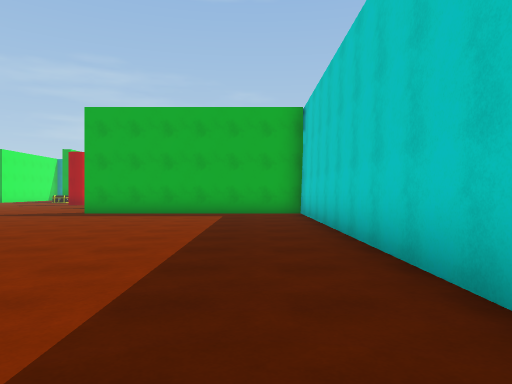
view 1 (above)

21 first-person views from a walk through a scene from a Unity 3-D project. The camera is 1.3 m above the floor, looks level and sees 70° across. The floor is counted in squares, 2 m on a side. Each view is taken from the middle of a square. On the plan, view 1 faces up. The plan holds only what a view shows up to about 11 squares ahead; the rest is blank. The player character is not drawn. Some animated figures are left out.

view 2
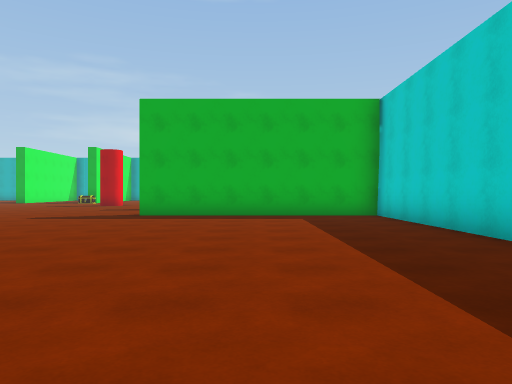

view 3
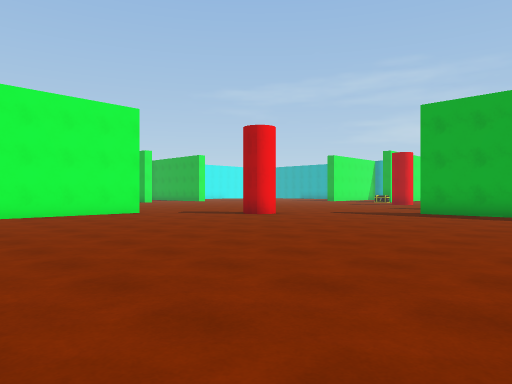

view 4
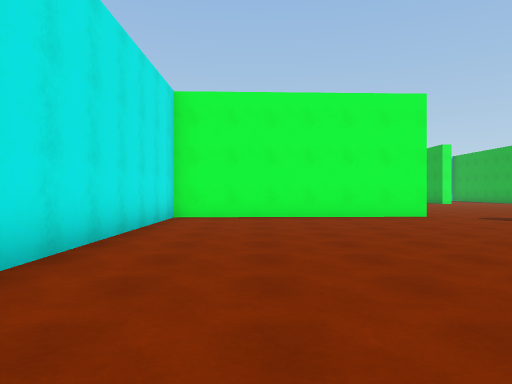

view 5
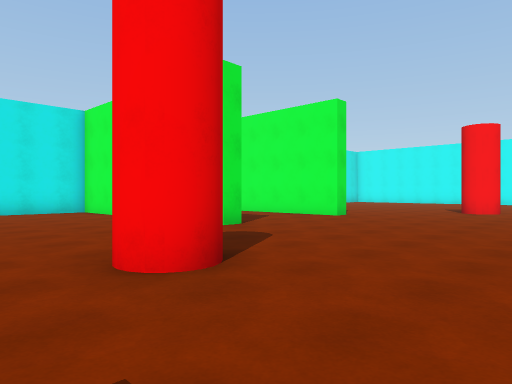

view 6
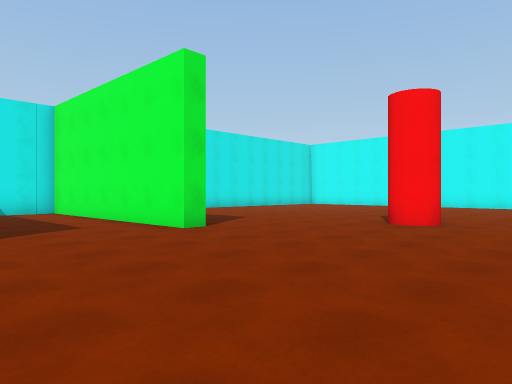

view 7
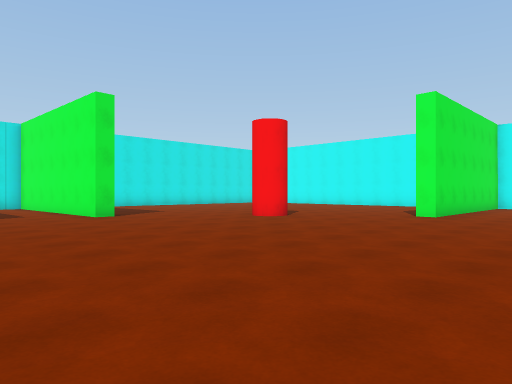

view 8
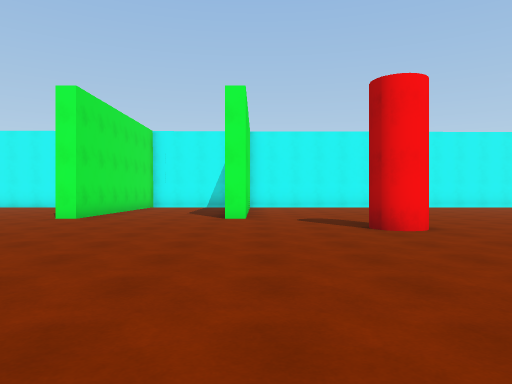

view 9
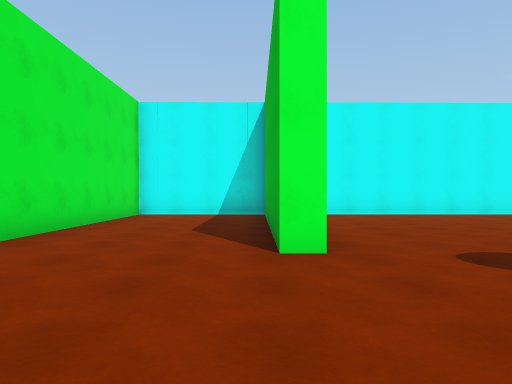

view 10
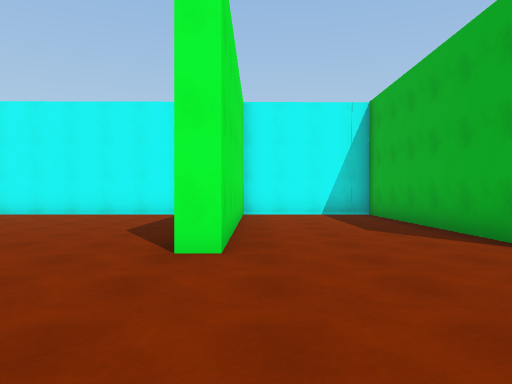

view 11
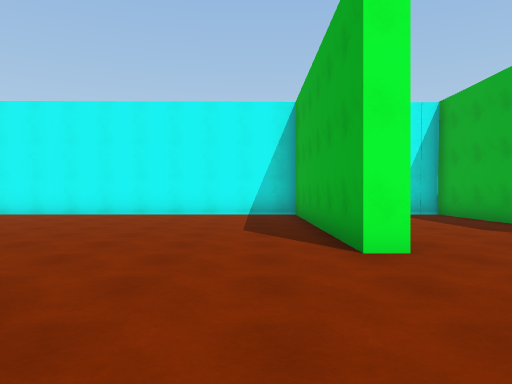

view 12
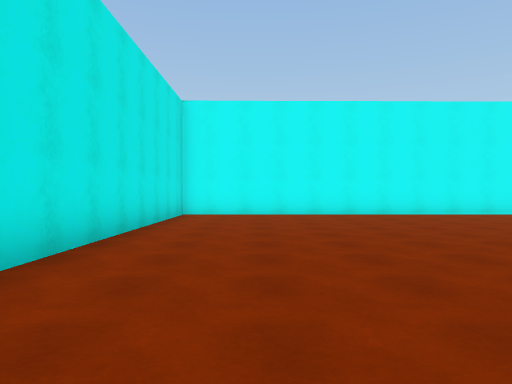

view 13
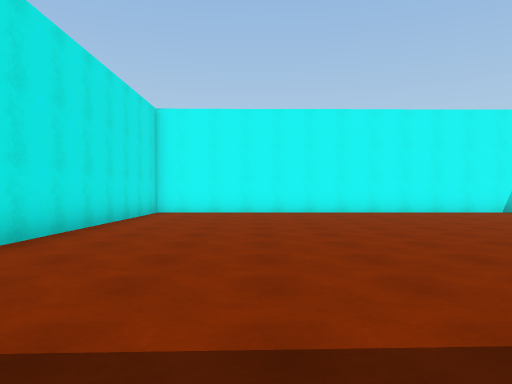

view 14
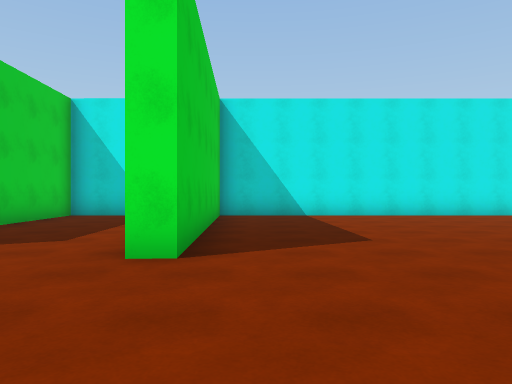

view 15
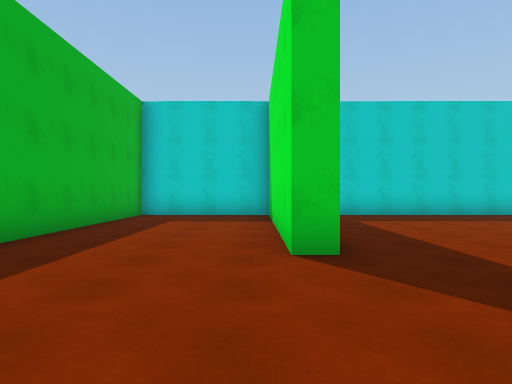

view 16
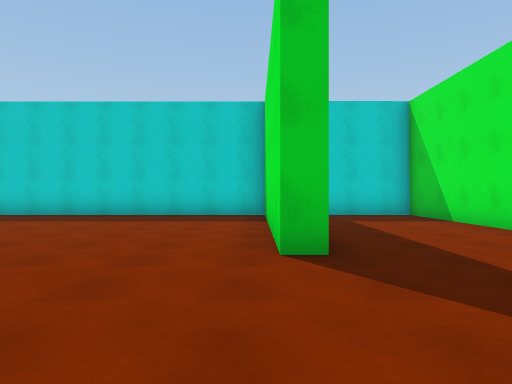

view 17
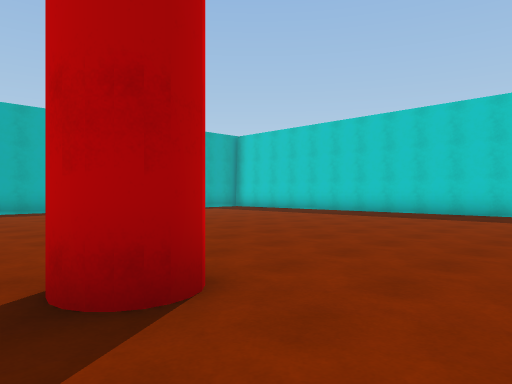

view 18
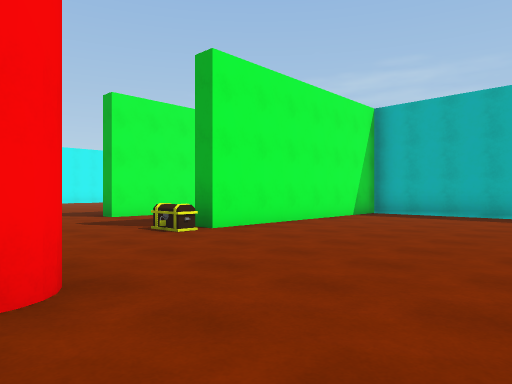

view 19
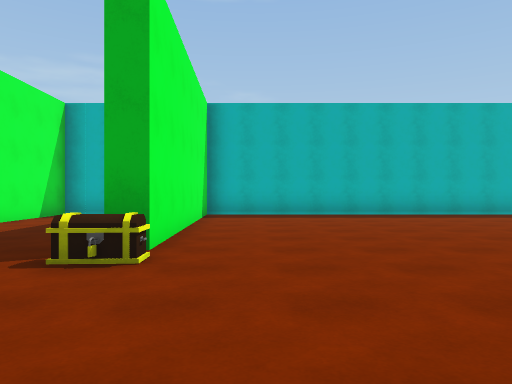

view 20
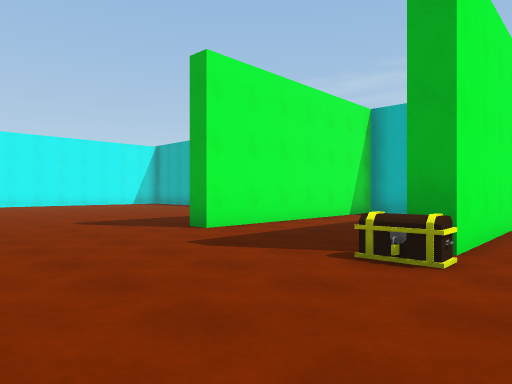

view 21
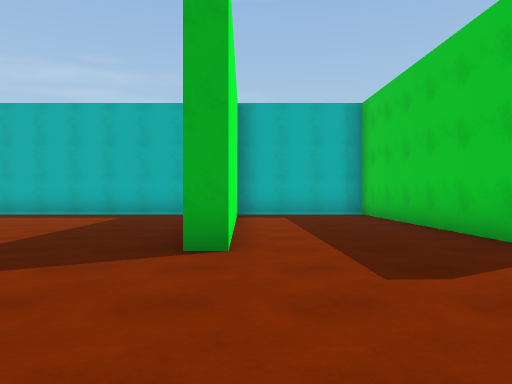

### Floor plan
Points are (right, up) in squares from view 1. A wall is a line through its corners. A room is listed if a view was taken in it or the views show most of it. See-through windows are left out.
Room 1 (views 1, 2, 3, 4, 5, 6, 7, 8, 9, 10, 11, 12, 13, 14, 15, 16, 17, 18, 19, 20, 21)
walls: (-5.2, 15.2) (-5.2, 15.7) (1, 15.7); (-12.1, 5.6) (-11.6, 5.6) (-11.4, -1.1) (-5, -1.1); (-11.7, 22.6) (-11.9, 28.6) (-15.5, 28.6) (-15.3, 21.9) (-15.8, 21.9); (-21.9, 15.8) (-21.9, 15.3) (-28.6, 15.3) (-28.5, 11.6) (-21.9, 11.6) (-21.9, 11.1) (-28.5, 11.1) (-28.5, -1.1) (-16, -1.1) (-16.2, 5.4) (-15.7, 5.4) (-15.5, -1.1) (-11.9, -1.1) (-12, 1.9); (-23.4, 15.7) (-22.2, 15.7); (1.4, 15.6) (1.3, 23.3); (-17.1, 28.6) (-22.5, 28.6); (-28.6, 22.5) (-28.6, 17); (-2.5, 28.6) (-11.4, 28.6) (-11.2, 22.1) (-11.7, 22.1); (1.4, 2) (1.4, 11.1) (-5.2, 11.1) (-5.2, 11.6) (1.4, 11.6) (1.4, 15.3) (-4.4, 15.3)
objects: chest (-12, 21)

Positions as (right, up) in squares from view 1, and headings:
1: (0, 0), facing up
2: (-2, 1), facing up
3: (-1, 0), facing up-left
4: (-2, 1), facing left
5: (-7, 11), facing down-left
6: (-12, 11), facing down-left
7: (-12, 15), facing down-left
8: (-13, 16), facing left
9: (-18, 15), facing left
10: (-18, 12), facing left
11: (-18, 10), facing left
12: (-18, 1), facing left
13: (-17, 2), facing left
14: (-17, 9), facing down
15: (-9, 12), facing right
16: (-9, 16), facing right
17: (-10, 16), facing up-right
18: (-6, 18), facing up-left
19: (-10, 18), facing up
20: (-10, 18), facing up-left
21: (-15, 18), facing up
